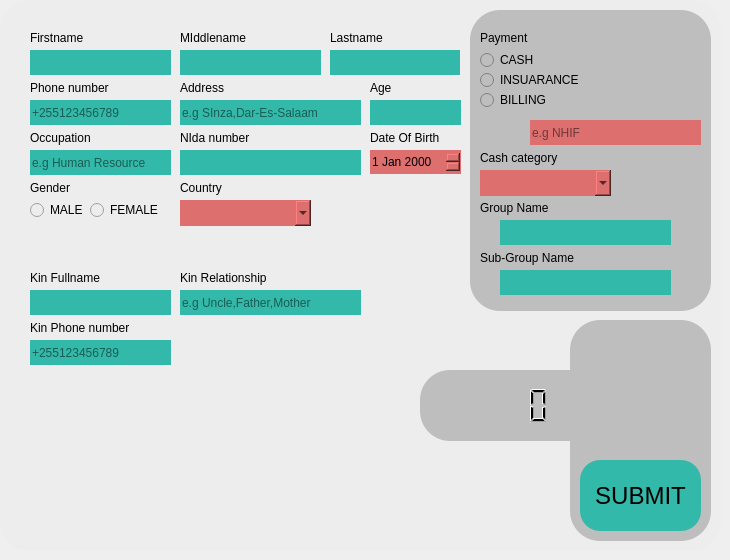
      <widget class="QWidget" name="NEWVISIT">
       <widget class="QGroupBox" name="groupBox_10">
        <property name="geometry">
         <rect>
          <x>0</x>
          <y>0</y>
          <width>721</width>
          <height>551</height>
         </rect>
        </property>
        <property name="styleSheet">
         <string notr="true">background-color: #EDEDED;
border-radius: 30px;</string>
        </property>
        <property name="title">
         <string/>
        </property>
        <widget class="QLineEdit" name="lineEdit_29">
         <property name="geometry">
          <rect>
           <x>30</x>
           <y>50</y>
           <width>141</width>
           <height>25</height>
          </rect>
         </property>
         <property name="styleSheet">
          <string notr="true">background-color: #33B9A9;
border-radius: 30px;</string>
         </property>
        </widget>
        <widget class="QLabel" name="label_41">
         <property name="geometry">
          <rect>
           <x>30</x>
           <y>30</y>
           <width>71</width>
           <height>16</height>
          </rect>
         </property>
         <property name="font">
          <font/>
         </property>
         <property name="styleSheet">
          <string notr="true">color: #000;</string>
         </property>
         <property name="text">
          <string>Firstname</string>
         </property>
        </widget>
        <widget class="QLabel" name="label_42">
         <property name="geometry">
          <rect>
           <x>30</x>
           <y>80</y>
           <width>91</width>
           <height>16</height>
          </rect>
         </property>
         <property name="font">
          <font/>
         </property>
         <property name="styleSheet">
          <string notr="true">color: #000;</string>
         </property>
         <property name="text">
          <string>Phone number</string>
         </property>
        </widget>
        <widget class="QLineEdit" name="lineEdit_30">
         <property name="geometry">
          <rect>
           <x>30</x>
           <y>100</y>
           <width>141</width>
           <height>25</height>
          </rect>
         </property>
         <property name="styleSheet">
          <string notr="true">background: #33B9A9;
border-radius: 20px;
color: #000;</string>
         </property>
         <property name="placeholderText">
          <string>+255123456789</string>
         </property>
        </widget>
        <widget class="QLabel" name="label_43">
         <property name="geometry">
          <rect>
           <x>30</x>
           <y>130</y>
           <width>71</width>
           <height>16</height>
          </rect>
         </property>
         <property name="font">
          <font/>
         </property>
         <property name="styleSheet">
          <string notr="true">color: #000;</string>
         </property>
         <property name="text">
          <string>Occupation</string>
         </property>
        </widget>
        <widget class="QLineEdit" name="lineEdit_31">
         <property name="geometry">
          <rect>
           <x>30</x>
           <y>150</y>
           <width>141</width>
           <height>25</height>
          </rect>
         </property>
         <property name="styleSheet">
          <string notr="true">background: #33B9A9;
border-radius: 20px;
color: #000;</string>
         </property>
         <property name="placeholderText">
          <string>e.g Human Resource</string>
         </property>
        </widget>
        <widget class="QLabel" name="label_44">
         <property name="geometry">
          <rect>
           <x>30</x>
           <y>180</y>
           <width>71</width>
           <height>16</height>
          </rect>
         </property>
         <property name="font">
          <font/>
         </property>
         <property name="styleSheet">
          <string notr="true">color: #000;</string>
         </property>
         <property name="text">
          <string>Gender</string>
         </property>
        </widget>
        <widget class="QRadioButton" name="radioButton_11">
         <property name="geometry">
          <rect>
           <x>30</x>
           <y>200</y>
           <width>61</width>
           <height>20</height>
          </rect>
         </property>
         <property name="styleSheet">
          <string notr="true">color: #000;</string>
         </property>
         <property name="text">
          <string>MALE</string>
         </property>
        </widget>
        <widget class="QRadioButton" name="radioButton_12">
         <property name="geometry">
          <rect>
           <x>90</x>
           <y>200</y>
           <width>81</width>
           <height>20</height>
          </rect>
         </property>
         <property name="styleSheet">
          <string notr="true">color: #000;</string>
         </property>
         <property name="text">
          <string>FEMALE</string>
         </property>
        </widget>
        <widget class="QLabel" name="label_45">
         <property name="geometry">
          <rect>
           <x>180</x>
           <y>180</y>
           <width>71</width>
           <height>16</height>
          </rect>
         </property>
         <property name="font">
          <font/>
         </property>
         <property name="styleSheet">
          <string notr="true">color: #000;</string>
         </property>
         <property name="text">
          <string>Country</string>
         </property>
        </widget>
        <widget class="QComboBox" name="comboBox_5">
         <property name="geometry">
          <rect>
           <x>180</x>
           <y>200</y>
           <width>131</width>
           <height>26</height>
          </rect>
         </property>
         <property name="styleSheet">
          <string notr="true">background-color: #DE6F6F;
border-radius: 30px;
color: #000;</string>
         </property>
         <item>
          <property name="text">
           <string/>
          </property>
         </item>
         <item>
          <property name="text">
           <string>Tanzania</string>
          </property>
         </item>
         <item>
          <property name="text">
           <string>Non-Citizen</string>
          </property>
         </item>
        </widget>
        <widget class="QLineEdit" name="lineEdit_32">
         <property name="geometry">
          <rect>
           <x>180</x>
           <y>150</y>
           <width>181</width>
           <height>25</height>
          </rect>
         </property>
         <property name="styleSheet">
          <string notr="true">background-color: #33B9A9;
border-radius: 30px;</string>
         </property>
        </widget>
        <widget class="QLabel" name="label_46">
         <property name="geometry">
          <rect>
           <x>180</x>
           <y>130</y>
           <width>81</width>
           <height>16</height>
          </rect>
         </property>
         <property name="font">
          <font/>
         </property>
         <property name="styleSheet">
          <string notr="true">color: #000;</string>
         </property>
         <property name="text">
          <string>NIda number</string>
         </property>
        </widget>
        <widget class="QLabel" name="label_47">
         <property name="geometry">
          <rect>
           <x>180</x>
           <y>30</y>
           <width>81</width>
           <height>16</height>
          </rect>
         </property>
         <property name="font">
          <font/>
         </property>
         <property name="styleSheet">
          <string notr="true">color: #000;</string>
         </property>
         <property name="text">
          <string>MIddlename</string>
         </property>
        </widget>
        <widget class="QLineEdit" name="lineEdit_33">
         <property name="geometry">
          <rect>
           <x>180</x>
           <y>50</y>
           <width>141</width>
           <height>25</height>
          </rect>
         </property>
         <property name="styleSheet">
          <string notr="true">background-color: #33B9A9;
border-radius: 30px;</string>
         </property>
        </widget>
        <widget class="QLabel" name="label_48">
         <property name="geometry">
          <rect>
           <x>180</x>
           <y>80</y>
           <width>71</width>
           <height>16</height>
          </rect>
         </property>
         <property name="font">
          <font/>
         </property>
         <property name="styleSheet">
          <string notr="true">color: #000;</string>
         </property>
         <property name="text">
          <string>Address</string>
         </property>
        </widget>
        <widget class="QLineEdit" name="lineEdit_34">
         <property name="geometry">
          <rect>
           <x>180</x>
           <y>100</y>
           <width>181</width>
           <height>25</height>
          </rect>
         </property>
         <property name="styleSheet">
          <string notr="true">background: #33B9A9;
border-radius: 20px;
color: #000;</string>
         </property>
         <property name="placeholderText">
          <string>e.g SInza,Dar-Es-Salaam</string>
         </property>
        </widget>
        <widget class="QLineEdit" name="lineEdit_35">
         <property name="geometry">
          <rect>
           <x>330</x>
           <y>50</y>
           <width>130</width>
           <height>25</height>
          </rect>
         </property>
         <property name="styleSheet">
          <string notr="true">background-color: #33B9A9;
border-radius: 30px;</string>
         </property>
        </widget>
        <widget class="QLabel" name="label_49">
         <property name="geometry">
          <rect>
           <x>330</x>
           <y>30</y>
           <width>81</width>
           <height>16</height>
          </rect>
         </property>
         <property name="font">
          <font/>
         </property>
         <property name="styleSheet">
          <string notr="true">color: #000;</string>
         </property>
         <property name="text">
          <string>Lastname</string>
         </property>
        </widget>
        <widget class="QLabel" name="label_50">
         <property name="geometry">
          <rect>
           <x>370</x>
           <y>80</y>
           <width>81</width>
           <height>16</height>
          </rect>
         </property>
         <property name="font">
          <font/>
         </property>
         <property name="styleSheet">
          <string notr="true">color: #000;</string>
         </property>
         <property name="text">
          <string>Age</string>
         </property>
        </widget>
        <widget class="QLineEdit" name="lineEdit_36">
         <property name="geometry">
          <rect>
           <x>370</x>
           <y>100</y>
           <width>91</width>
           <height>25</height>
          </rect>
         </property>
         <property name="styleSheet">
          <string notr="true">background-color: #33B9A9;
border-radius: 30px;</string>
         </property>
        </widget>
        <widget class="QDateEdit" name="dateEdit_3">
         <property name="geometry">
          <rect>
           <x>370</x>
           <y>150</y>
           <width>91</width>
           <height>24</height>
          </rect>
         </property>
         <property name="styleSheet">
          <string notr="true">background-color: #DE6F6F;
border-radius: 30px;
color: #000;</string>
         </property>
        </widget>
        <widget class="QLabel" name="label_51">
         <property name="geometry">
          <rect>
           <x>370</x>
           <y>130</y>
           <width>91</width>
           <height>16</height>
          </rect>
         </property>
         <property name="font">
          <font/>
         </property>
         <property name="styleSheet">
          <string notr="true">color: #000;</string>
         </property>
         <property name="text">
          <string>Date Of Birth</string>
         </property>
        </widget>
        <widget class="QLineEdit" name="lineEdit_37">
         <property name="geometry">
          <rect>
           <x>30</x>
           <y>290</y>
           <width>141</width>
           <height>25</height>
          </rect>
         </property>
         <property name="styleSheet">
          <string notr="true">background-color: #33B9A9;
border-radius: 30px;</string>
         </property>
        </widget>
        <widget class="QLineEdit" name="lineEdit_38">
         <property name="geometry">
          <rect>
           <x>180</x>
           <y>290</y>
           <width>181</width>
           <height>25</height>
          </rect>
         </property>
         <property name="styleSheet">
          <string notr="true">background: #33B9A9;
border-radius: 20px;
color: #000;</string>
         </property>
         <property name="placeholderText">
          <string>e.g Uncle,Father,Mother</string>
         </property>
        </widget>
        <widget class="QLabel" name="label_52">
         <property name="geometry">
          <rect>
           <x>30</x>
           <y>270</y>
           <width>81</width>
           <height>16</height>
          </rect>
         </property>
         <property name="font">
          <font/>
         </property>
         <property name="styleSheet">
          <string notr="true">color: #000;</string>
         </property>
         <property name="text">
          <string>Kin Fullname</string>
         </property>
        </widget>
        <widget class="QLabel" name="label_53">
         <property name="geometry">
          <rect>
           <x>180</x>
           <y>270</y>
           <width>101</width>
           <height>16</height>
          </rect>
         </property>
         <property name="font">
          <font/>
         </property>
         <property name="styleSheet">
          <string notr="true">color: #000;</string>
         </property>
         <property name="text">
          <string>Kin Relationship</string>
         </property>
        </widget>
        <widget class="QLabel" name="label_54">
         <property name="geometry">
          <rect>
           <x>30</x>
           <y>320</y>
           <width>131</width>
           <height>16</height>
          </rect>
         </property>
         <property name="font">
          <font/>
         </property>
         <property name="styleSheet">
          <string notr="true">color: #000;</string>
         </property>
         <property name="text">
          <string>Kin Phone number</string>
         </property>
        </widget>
        <widget class="QLineEdit" name="lineEdit_39">
         <property name="geometry">
          <rect>
           <x>30</x>
           <y>340</y>
           <width>141</width>
           <height>25</height>
          </rect>
         </property>
         <property name="styleSheet">
          <string notr="true">background: #33B9A9;
border-radius: 20px;
color: #000;</string>
         </property>
         <property name="placeholderText">
          <string>+255123456789</string>
         </property>
        </widget>
        <widget class="QGroupBox" name="groupBox_11">
         <property name="geometry">
          <rect>
           <x>470</x>
           <y>10</y>
           <width>241</width>
           <height>301</height>
          </rect>
         </property>
         <property name="styleSheet">
          <string notr="true">background-color: #BEBEBE;
border-radius: 30px;</string>
         </property>
         <property name="title">
          <string/>
         </property>
         <widget class="QLineEdit" name="lineEdit_40">
          <property name="geometry">
           <rect>
            <x>30</x>
            <y>260</y>
            <width>171</width>
            <height>25</height>
           </rect>
          </property>
          <property name="styleSheet">
           <string notr="true">background-color: #33B9A9;
border-radius: 30px;</string>
          </property>
         </widget>
         <widget class="QLabel" name="label_55">
          <property name="geometry">
           <rect>
            <x>10</x>
            <y>240</y>
            <width>111</width>
            <height>16</height>
           </rect>
          </property>
          <property name="font">
           <font/>
          </property>
          <property name="styleSheet">
           <string notr="true">color: #000;</string>
          </property>
          <property name="text">
           <string>Sub-Group Name</string>
          </property>
         </widget>
         <widget class="QLineEdit" name="lineEdit_41">
          <property name="geometry">
           <rect>
            <x>30</x>
            <y>210</y>
            <width>171</width>
            <height>25</height>
           </rect>
          </property>
          <property name="styleSheet">
           <string notr="true">background-color: #33B9A9;
border-radius: 30px;</string>
          </property>
         </widget>
         <widget class="QLabel" name="label_56">
          <property name="geometry">
           <rect>
            <x>10</x>
            <y>190</y>
            <width>81</width>
            <height>16</height>
           </rect>
          </property>
          <property name="font">
           <font/>
          </property>
          <property name="styleSheet">
           <string notr="true">color: #000;</string>
          </property>
          <property name="text">
           <string>Group Name</string>
          </property>
         </widget>
         <widget class="QRadioButton" name="radioButton_13">
          <property name="geometry">
           <rect>
            <x>10</x>
            <y>60</y>
            <width>111</width>
            <height>20</height>
           </rect>
          </property>
          <property name="styleSheet">
           <string notr="true">color: #000;</string>
          </property>
          <property name="text">
           <string>INSUARANCE</string>
          </property>
         </widget>
         <widget class="QRadioButton" name="radioButton_14">
          <property name="geometry">
           <rect>
            <x>10</x>
            <y>40</y>
            <width>61</width>
            <height>20</height>
           </rect>
          </property>
          <property name="styleSheet">
           <string notr="true">color: #000;</string>
          </property>
          <property name="text">
           <string>CASH</string>
          </property>
         </widget>
         <widget class="QRadioButton" name="radioButton_15">
          <property name="geometry">
           <rect>
            <x>10</x>
            <y>80</y>
            <width>81</width>
            <height>20</height>
           </rect>
          </property>
          <property name="styleSheet">
           <string notr="true">color: #000;</string>
          </property>
          <property name="text">
           <string>BILLING</string>
          </property>
         </widget>
         <widget class="QLabel" name="label_57">
          <property name="geometry">
           <rect>
            <x>10</x>
            <y>20</y>
            <width>81</width>
            <height>16</height>
           </rect>
          </property>
          <property name="font">
           <font/>
          </property>
          <property name="styleSheet">
           <string notr="true">color: #000;</string>
          </property>
          <property name="text">
           <string>Payment</string>
          </property>
         </widget>
         <widget class="QComboBox" name="comboBox_6">
          <property name="geometry">
           <rect>
            <x>10</x>
            <y>160</y>
            <width>131</width>
            <height>26</height>
           </rect>
          </property>
          <property name="styleSheet">
           <string notr="true">background-color: #DE6F6F;
border-radius: 30px;
color: #000;</string>
          </property>
          <item>
           <property name="text">
            <string/>
           </property>
          </item>
          <item>
           <property name="text">
            <string>Tanesco</string>
           </property>
          </item>
          <item>
           <property name="text">
            <string>Parliament</string>
           </property>
          </item>
          <item>
           <property name="text">
            <string>State House</string>
           </property>
          </item>
          <item>
           <property name="text">
            <string>CRDB Bank</string>
           </property>
          </item>
          <item>
           <property name="text">
            <string>NMB Bank</string>
           </property>
          </item>
          <item>
           <property name="text">
            <string>Military</string>
           </property>
          </item>
          <item>
           <property name="text">
            <string>Police Tanzania</string>
           </property>
          </item>
         </widget>
         <widget class="QLabel" name="label_58">
          <property name="geometry">
           <rect>
            <x>10</x>
            <y>140</y>
            <width>91</width>
            <height>16</height>
           </rect>
          </property>
          <property name="font">
           <font/>
          </property>
          <property name="styleSheet">
           <string notr="true">color: #000;</string>
          </property>
          <property name="text">
           <string>Cash category</string>
          </property>
         </widget>
         <widget class="QLabel" name="label_59">
          <property name="geometry">
           <rect>
            <x>10</x>
            <y>110</y>
            <width>81</width>
            <height>16</height>
           </rect>
          </property>
          <property name="font">
           <font/>
          </property>
          <property name="text">
           <string/>
          </property>
         </widget>
         <widget class="QLineEdit" name="lineEdit_42">
          <property name="geometry">
           <rect>
            <x>60</x>
            <y>110</y>
            <width>171</width>
            <height>25</height>
           </rect>
          </property>
          <property name="styleSheet">
           <string notr="true">background-color: #DE6F6F;
border-radius: 30px;
color: #000;</string>
          </property>
          <property name="placeholderText">
           <string>e.g NHIF</string>
          </property>
         </widget>
        </widget>
        <widget class="QGroupBox" name="groupBox_12">
         <property name="geometry">
          <rect>
           <x>570</x>
           <y>320</y>
           <width>141</width>
           <height>221</height>
          </rect>
         </property>
         <property name="styleSheet">
          <string notr="true">background-color: #BEBEBE;
border-radius: 30px;</string>
         </property>
         <property name="title">
          <string/>
         </property>
         <widget class="QLabel" name="label_60">
          <property name="geometry">
           <rect>
            <x>20</x>
            <y>30</y>
            <width>100</width>
            <height>100</height>
           </rect>
          </property>
          <property name="text">
           <string/>
          </property>
          <property name="pixmap">
           <pixmap resource="img.qrc">:/img/icon/qrcode2.png</pixmap>
          </property>
          <property name="scaledContents">
           <bool>true</bool>
          </property>
         </widget>
         <widget class="QPushButton" name="pushButton_9">
          <property name="geometry">
           <rect>
            <x>10</x>
            <y>140</y>
            <width>121</width>
            <height>71</height>
           </rect>
          </property>
          <property name="font">
           <font>
            <pointsize>18</pointsize>
           </font>
          </property>
          <property name="styleSheet">
           <string notr="true">background: #33B9A9;
border-radius: 20px;
color: #000;</string>
          </property>
          <property name="text">
           <string>SUBMIT</string>
          </property>
         </widget>
        </widget>
        <widget class="QGroupBox" name="groupBox_13">
         <property name="geometry">
          <rect>
           <x>420</x>
           <y>370</y>
           <width>221</width>
           <height>71</height>
          </rect>
         </property>
         <property name="styleSheet">
          <string notr="true">background-color: #BEBEBE;
border-radius: 30px;</string>
         </property>
         <property name="title">
          <string/>
         </property>
         <widget class="QLCDNumber" name="lcdNumber">
          <property name="geometry">
           <rect>
            <x>30</x>
            <y>10</y>
            <width>101</width>
            <height>51</height>
           </rect>
          </property>
          <property name="styleSheet">
           <string notr="true">color: rgb(0, 0, 0);</string>
          </property>
         </widget>
        </widget>
        <zorder>groupBox_13</zorder>
        <zorder>lineEdit_29</zorder>
        <zorder>label_41</zorder>
        <zorder>label_42</zorder>
        <zorder>lineEdit_30</zorder>
        <zorder>label_43</zorder>
        <zorder>lineEdit_31</zorder>
        <zorder>label_44</zorder>
        <zorder>radioButton_11</zorder>
        <zorder>radioButton_12</zorder>
        <zorder>label_45</zorder>
        <zorder>comboBox_5</zorder>
        <zorder>lineEdit_32</zorder>
        <zorder>label_46</zorder>
        <zorder>label_47</zorder>
        <zorder>lineEdit_33</zorder>
        <zorder>label_48</zorder>
        <zorder>lineEdit_34</zorder>
        <zorder>lineEdit_35</zorder>
        <zorder>label_49</zorder>
        <zorder>label_50</zorder>
        <zorder>lineEdit_36</zorder>
        <zorder>dateEdit_3</zorder>
        <zorder>label_51</zorder>
        <zorder>lineEdit_37</zorder>
        <zorder>lineEdit_38</zorder>
        <zorder>label_52</zorder>
        <zorder>label_53</zorder>
        <zorder>label_54</zorder>
        <zorder>lineEdit_39</zorder>
        <zorder>groupBox_11</zorder>
        <zorder>groupBox_12</zorder>
       </widget>
      </widget>
